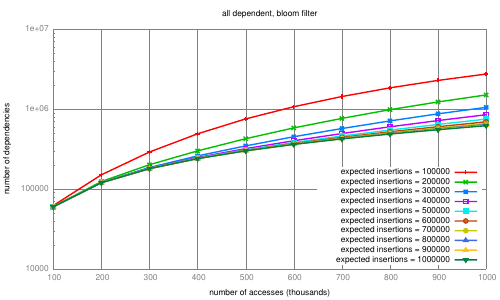

Recreate this plot in gnuplot.
set terminal pdf
set output 'dissertation-gnuplottex-fig11.pdf'
load '../dynamic/formatted-results/vector-survey-0.4/time.gnuplot'
